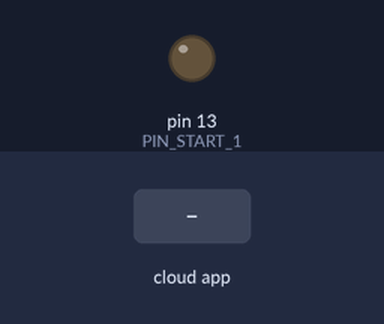
A sketch run on a simulated Arduino Uno, built with avr-gcc and run on an emulated ATmega328P. Shown: output pins drawn as LEDs (lit = HIGH). Inputs (shaded band) come from the test bench. The RemoteXY app is connected.

Above: at 1.2 s.
1.3 s: the phone or cloud app sets start_1 to 1
At 2.5 s:
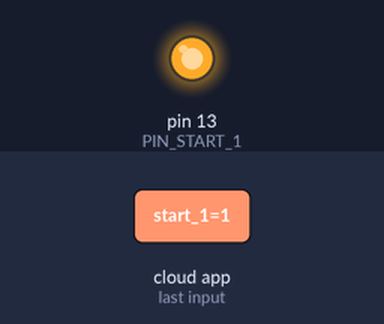
2.8 s: the phone or cloud app sets start_1 to 0
At 3.6 s:
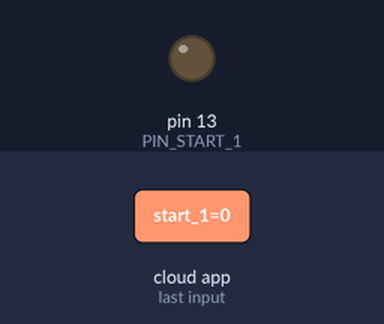
Timing chart, 0 to 5.8 s (numbered marks = the images above; inputs shaded):
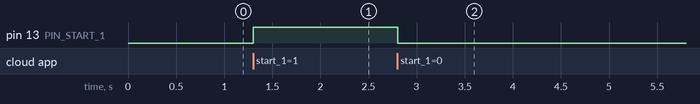

The sketch:

Robot_Basic_Arduino_Mega_WORKING.ino
```cpp
// (licence header left out)
//////////////////////////////////////////////
//        RemoteXY include library          //
//////////////////////////////////////////////

// RemoteXY select connection mode and include library
#define REMOTEXY_MODE__ESP8266_HARDSERIAL_POINT

#include <RemoteXY.h>

// RemoteXY connection settings
#define REMOTEXY_SERIAL Serial
#define REMOTEXY_SERIAL_SPEED 115200
#define REMOTEXY_WIFI_SSID "RemoteXY"
#define REMOTEXY_WIFI_PASSWORD "12345678"
#define REMOTEXY_SERVER_PORT 6377


// RemoteXY configurate
#pragma pack(push, 1)
uint8_t RemoteXY_CONF[] =
  { 255,8,0,0,0,47,0,15,31,1,
  5,32,2,45,18,18,2,26,31,5,
  32,41,45,18,18,2,26,31,5,32,
  24,67,18,18,2,26,31,4,176,3,
  22,55,14,2,26,1,0,46,4,12,
  12,2,31,0 };

// this structure defines all the variables and events of your control interface
struct {

    // input variables
  int8_t left_1_x; // =-100..100 x-coordinate joystick position
  int8_t left_1_y; // =-100..100 y-coordinate joystick position
  int8_t right_1_x; // =-100..100 x-coordinate joystick position
  int8_t right_1_y; // =-100..100 y-coordinate joystick position
  int8_t direction_1_x; // =-100..100 x-coordinate joystick position
  int8_t direction_1_y; // =-100..100 y-coordinate joystick position
  int8_t torso_1; // =-100..100 slider position
  uint8_t start_1; // =1 if button pressed, else =0

    // other variable
  uint8_t connect_flag;  // =1 if wire connected, else =0

} RemoteXY;
#pragma pack(pop)

/////////////////////////////////////////////
//           END RemoteXY include          //
/////////////////////////////////////////////

#define PIN_START_1 13


void setup()
{

//  Serial.begin(115200);

  RemoteXY_Init ();

  pinMode (PIN_START_1, OUTPUT);

  // TODO you setup code

}

void loop()
{
  RemoteXY_Handler ();

  digitalWrite(PIN_START_1, (RemoteXY.start_1==0)?LOW:HIGH);

  // TODO you loop code
  // use the RemoteXY structure for data transfer
  // do not call delay()

//**********************************************************
//                  WIFI ANDROID CONTROL DIAGNOSTICS


//  Serial.println("WIFI LEFT SHOULDER:");
//  Serial.println(RemoteXY.left_1_x);
//  Serial.println("");

//  Serial.println("WIFI LEFT ELBOW:");
//  Serial.println(RemoteXY.left_1_y);
//  Serial.println("");
//
//  Serial.println("WIFI RIGHT SHOULDER:");
//  Serial.println(RemoteXY.right_1_x);
//  Serial.println("");
//
//  Serial.println("WIFI RIGHT ELBOW");
//  Serial.println(RemoteXY.right_1_y);
//  Serial.println("");
  //
  //Serial.println("WIFI FORWARD / REVERSE:");
  //Serial.println(RemoteXY.direction_1_x);
  //Serial.println("");
  //
  //Serial.println("WIFI LEFT / RIGHT");
  //Serial.println(RemoteXY.direction_1_y);
  //Serial.println("");
  //
  //Serial.println("WIFI TORSO:");
  //Serial.println(RemoteXY.torso_1);
  //Serial.println("");

  //
  //Serial.println("ValueRY:");
  //Serial.println(RemoteXY.torso_1);
  //Serial.println("");

}
```

Measured:
- after the input at 1.3 s, pin 13 (PIN_START_1): LOW → HIGH at once
- after the input at 2.8 s, pin 13 (PIN_START_1): HIGH → LOW at once
